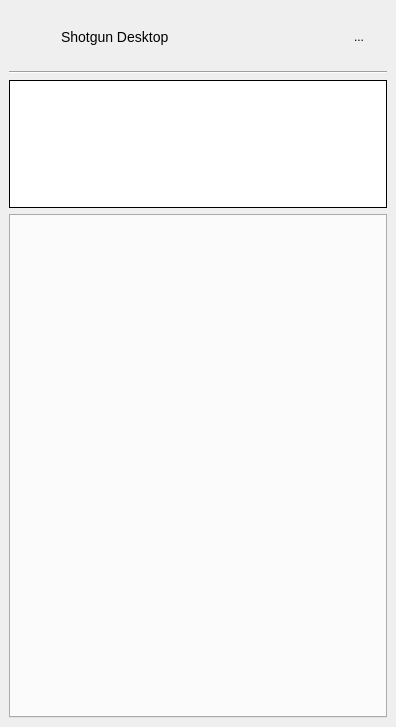
<?xml version="1.0" encoding="UTF-8"?>
<ui version="4.0">
 <class>SystemTrayWindow</class>
 <widget class="QMainWindow" name="SystemTrayWindow">
  <property name="geometry">
   <rect>
    <x>0</x>
    <y>0</y>
    <width>396</width>
    <height>727</height>
   </rect>
  </property>
  <property name="windowTitle">
   <string>MainWindow</string>
  </property>
  <property name="dockNestingEnabled">
   <bool>true</bool>
  </property>
  <property name="dockOptions">
   <set>QMainWindow::AllowNestedDocks|QMainWindow::AllowTabbedDocks|QMainWindow::AnimatedDocks|QMainWindow::ForceTabbedDocks</set>
  </property>
  <widget class="QWidget" name="center">
   <property name="sizePolicy">
    <sizepolicy hsizetype="Preferred" vsizetype="Preferred">
     <horstretch>0</horstretch>
     <verstretch>0</verstretch>
    </sizepolicy>
   </property>
   <layout class="QVBoxLayout" name="border_layout">
    <item>
     <widget class="QFrame" name="header_frame">
      <property name="sizePolicy">
       <sizepolicy hsizetype="Preferred" vsizetype="Minimum">
        <horstretch>0</horstretch>
        <verstretch>0</verstretch>
       </sizepolicy>
      </property>
      <property name="maximumSize">
       <size>
        <width>16777215</width>
        <height>60</height>
       </size>
      </property>
      <property name="frameShape">
       <enum>QFrame::NoFrame</enum>
      </property>
      <property name="frameShadow">
       <enum>QFrame::Plain</enum>
      </property>
      <property name="lineWidth">
       <number>2</number>
      </property>
      <property name="midLineWidth">
       <number>0</number>
      </property>
      <layout class="QHBoxLayout" name="horizontalLayout">
       <property name="margin">
        <number>10</number>
       </property>
       <item>
        <widget class="QLabel" name="shotgun_icon_label">
         <property name="sizePolicy">
          <sizepolicy hsizetype="Fixed" vsizetype="Fixed">
           <horstretch>0</horstretch>
           <verstretch>0</verstretch>
          </sizepolicy>
         </property>
         <property name="minimumSize">
          <size>
           <width>36</width>
           <height>36</height>
          </size>
         </property>
         <property name="maximumSize">
          <size>
           <width>36</width>
           <height>36</height>
          </size>
         </property>
         <property name="text">
          <string/>
         </property>
         <property name="pixmap">
          <pixmap resource="resources.qrc">:/res/shotgun_logo.png</pixmap>
         </property>
         <property name="scaledContents">
          <bool>true</bool>
         </property>
         <property name="margin">
          <number>5</number>
         </property>
        </widget>
       </item>
       <item>
        <widget class="QLabel" name="shotgun_desktop_label">
         <property name="font">
          <font/>
         </property>
         <property name="text">
          <string>&lt;big&gt;Shotgun Desktop&lt;/big&gt;</string>
         </property>
        </widget>
       </item>
       <item>
        <spacer name="spacer">
         <property name="orientation">
          <enum>Qt::Horizontal</enum>
         </property>
         <property name="sizeHint" stdset="0">
          <size>
           <width>40</width>
           <height>20</height>
          </size>
         </property>
        </spacer>
       </item>
       <item>
        <widget class="QToolButton" name="settings_button">
         <property name="minimumSize">
          <size>
           <width>36</width>
           <height>36</height>
          </size>
         </property>
         <property name="maximumSize">
          <size>
           <width>36</width>
           <height>36</height>
          </size>
         </property>
         <property name="text">
          <string>...</string>
         </property>
         <property name="icon">
          <iconset resource="resources.qrc">
           <normaloff>:/res/gear.png</normaloff>:/res/gear.png</iconset>
         </property>
         <property name="iconSize">
          <size>
           <width>32</width>
           <height>32</height>
          </size>
         </property>
         <property name="popupMode">
          <enum>QToolButton::InstantPopup</enum>
         </property>
         <property name="autoRaise">
          <bool>true</bool>
         </property>
         <property name="arrowType">
          <enum>Qt::NoArrow</enum>
         </property>
        </widget>
       </item>
      </layout>
     </widget>
    </item>
    <item>
     <widget class="Line" name="line">
      <property name="orientation">
       <enum>Qt::Horizontal</enum>
      </property>
     </widget>
    </item>
    <item>
     <widget class="QListView" name="projects">
      <property name="sizePolicy">
       <sizepolicy hsizetype="Expanding" vsizetype="Fixed">
        <horstretch>0</horstretch>
        <verstretch>0</verstretch>
       </sizepolicy>
      </property>
      <property name="maximumSize">
       <size>
        <width>16777215</width>
        <height>128</height>
       </size>
      </property>
      <property name="frameShape">
       <enum>QFrame::Panel</enum>
      </property>
      <property name="frameShadow">
       <enum>QFrame::Plain</enum>
      </property>
      <property name="editTriggers">
       <set>QAbstractItemView::NoEditTriggers</set>
      </property>
      <property name="showDropIndicator" stdset="0">
       <bool>false</bool>
      </property>
      <property name="dragDropMode">
       <enum>QAbstractItemView::NoDragDrop</enum>
      </property>
      <property name="selectionMode">
       <enum>QAbstractItemView::SingleSelection</enum>
      </property>
      <property name="movement">
       <enum>QListView::Static</enum>
      </property>
      <property name="flow">
       <enum>QListView::LeftToRight</enum>
      </property>
      <property name="isWrapping" stdset="0">
       <bool>false</bool>
      </property>
      <property name="resizeMode">
       <enum>QListView::Fixed</enum>
      </property>
      <property name="layoutMode">
       <enum>QListView::Batched</enum>
      </property>
      <property name="spacing">
       <number>3</number>
      </property>
      <property name="viewMode">
       <enum>QListView::IconMode</enum>
      </property>
      <property name="uniformItemSizes">
       <bool>true</bool>
      </property>
     </widget>
    </item>
    <item>
     <widget class="QTabWidget" name="tabs">
      <property name="usesScrollButtons">
       <bool>true</bool>
      </property>
      <property name="movable">
       <bool>true</bool>
      </property>
     </widget>
    </item>
   </layout>
  </widget>
 </widget>
 <resources>
  <include location="resources.qrc"/>
 </resources>
 <connections/>
</ui>
